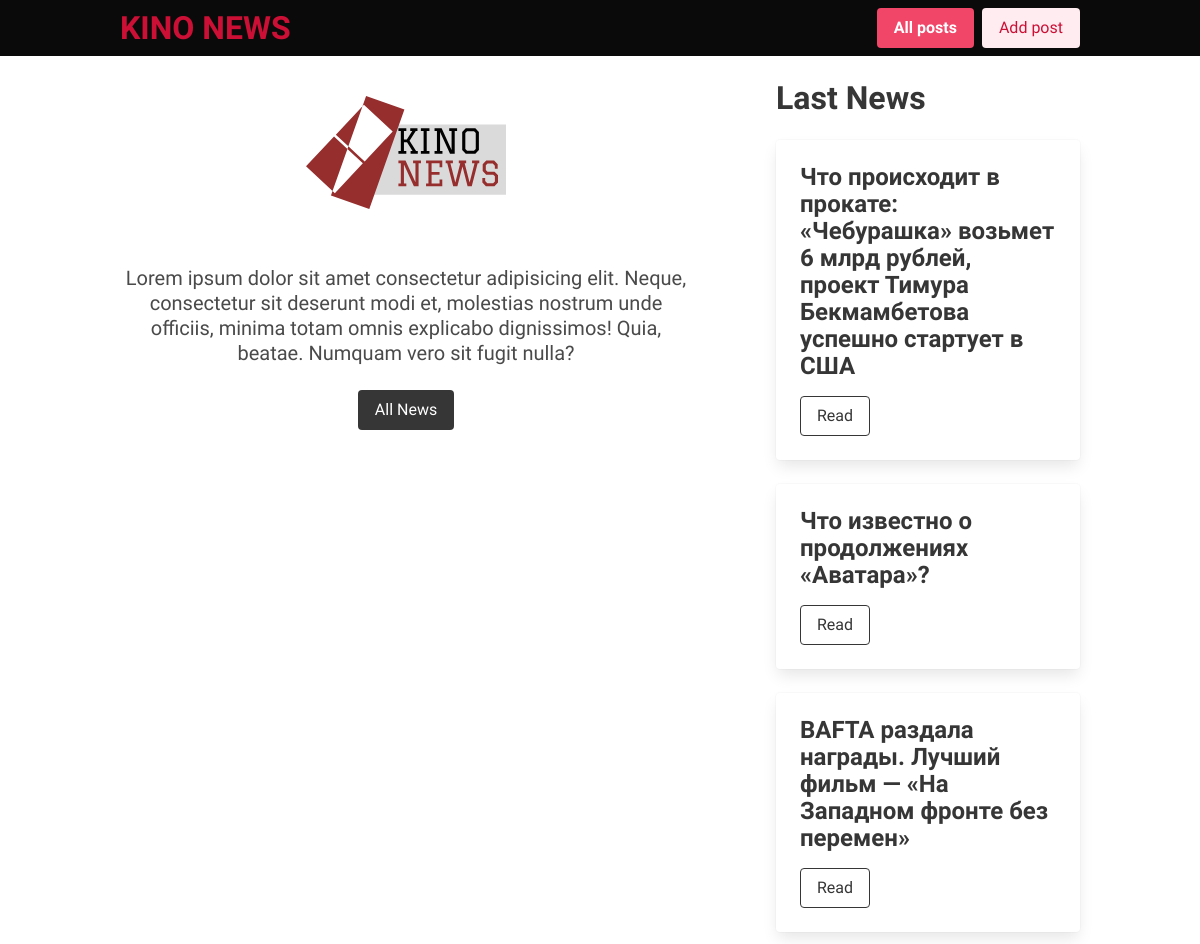
The page / on the database its author committed.
### PostApp/models.py (models this page shows, shortened)
class Post(models.Model):
    title = models.CharField("Title", max_length=255)
    postDate = models.DateTimeField("Published date", default=datetime.now)
    image = models.CharField("Image", max_length=500, blank=True, null=True)
    content = models.TextField("Content")

### PostApp/views.py (the view)
# urls.py: path('', views.homePage, name='homePage'),
def homePage(request):
    posts = Post.objects.all().order_by('-postDate')[:3]
    return render(request, "news/home.html", {
        'posts': posts
    })

### PostApp/templates/news/home.html (shortened to what this page needs)
{% extends '../base.html' %}
{% load static %}
{% block content %}
    <div class="container">
      <div class="columns">
        <div class="column is-two-thirds">
            <section class="myhero is-white">
              <div class="myhero">
                <p class="title">
                  <img src="{% static './img/Component 1 (1).svg' %}" alt="" width="200" height="200">
                </p>
                <div class="herotext">
                  <p class="subtitle">
                  Lorem ipsum dolor sit amet consectetur adipisicing elit. Neque, consectetur sit deserunt modi et, molestias nostrum unde officiis, minima totam omnis explicabo dignissimos! Quia, beatae. Numquam vero sit fugit nulla?
                </p>
                <a href="{% url 'allPost' %}" class="button is-dark"> All News</a>
                </div>
              </div>
            </section>
          </div>
        <div class="column">
          <h2 class="title mt-5">Last News</h2>
                {% for post in posts %}
                <div class="card mt-5">
                    <div class="card-content">
                      <div class="content">
                        <h3>{{ post.title }} </h3>
                        <a href="{% url 'postDetail' pk=post.pk %}" class="button is-dark is-outlined">Read</a>
                      </div>
                    </div>
                </div>
                {% endfor %}
        </div>
      </div>
    </div>
{% endblock %}

### PostApp/templates/base.html (shortened to what this page needs)
{% load static %}
<!DOCTYPE html>
<html lang="en">
<head>
    <link rel="stylesheet" href="{% static './css/bulma.min.css' %}">
    <link rel="stylesheet" href="{% static './css/style.css' %}">
<body>
    <nav class="navbar is-black" role="navigation" aria-label="main navigation">
        <div class="container">
            <div class="navbar-brand">
                <a class="navbar-item" href="{% url 'homePage' %}">
                   <h1 class="title has-text-danger-dark">KINO NEWS</h1>
                </a>
              </div>
              <div id="navbarBasicExample" class="navbar-menu">
                <div class="navbar-end">
                  <div class="navbar-item">
                    <div class="buttons">
                      <a href="{% url 'allPost' %}" class="button is-danger">
                        <strong>All posts</strong>
                      </a>
                      <a href="{% url 'addPost' %}" class="button is-danger is-light">
                        Add post
                      </a>
                    </div>
                  </div>
                </div>
              </div>
        </div>
    </nav>
    {% block content %}
    {% endblock %}
</body>
</html>

### PostApp/static/css/style.css (style rules this page uses)
* { font-family: 'Gloock', serif; }
.myhero { padding: 0px; margin-top: 40px; margin-right: 30px; text-align: center; }
.herotext { margin-top: 50px; }

### rows shown on the page
Post: title "Что происходит в прокате: «Чебурашка» возьмет 6 млрд рублей, проект Тимура Бекмамбетова успешно стартует в США"
Post: title "Что известно о продолжениях «Аватара»?"
Post: title "BAFTA раздала награды. Лучший фильм — «На Западном фронте без перемен»"
